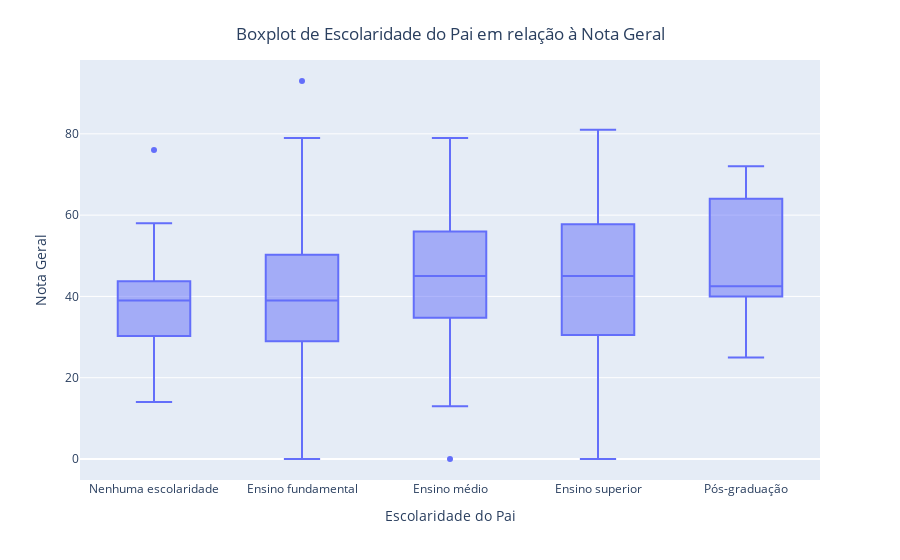

This figure's notebook cell:
### Code cell
categorias = {
    'A': 'Nenhuma escolaridade',
    'B': 'Ensino fundamental',
    'C': 'Ensino fundamental',
    'D': 'Ensino médio',
    'E': 'Ensino superior',
    'F': 'Pós-graduação'
}

ordem_categorias = {'Nenhuma escolaridade': 1, 'Ensino fundamental': 2, 
                    'Ensino médio': 3, 'Ensino superior': 4, 'Pós-graduação': 5}

dados_explorados['Nota_geral'] = pd.to_numeric(dados_explorados['Nota_geral'], errors='coerce')
dados_explorados = dados_explorados.dropna(subset=['Nota_geral'])

dados_explorados['Categoria'] = dados_explorados['Escolaridade_pai'].map(categorias)

medianas = dados_explorados.groupby('Categoria')['Nota_geral'].median().reset_index()

medianas['ordem_categoria'] = medianas['Categoria'].map(ordem_categorias)
medianas = medianas.sort_values(by='ordem_categoria')

fig = px.box(dados_explorados, x='Categoria', y='Nota_geral', 
             labels={'Categoria': 'Escolaridade do Pai', 'Nota_geral': 'Nota Geral'},
             category_orders={"Categoria": medianas['Categoria']})
fig.update_layout(title='Boxplot de Escolaridade do Pai em relação à Nota Geral', title_x=0.5, title_y=0.95)
fig.show()

### Figure 1 — Plotly figure (JSON) as saved in the notebook; plotly's stock layout.template omitted (floating-point values rounded to 4 significant figures; data arrays with more than 128 entries replaced by an {"elided": "..."} marker saying what was removed)
{"data": [{"alignmentgroup": "True", "hovertemplate": "Escolaridade do Pai=%{x}<br>Nota Geral=%{y}<extra></extra>", "legendgroup": "", "marker": {"color": "#636efa"}, "name": "", "notched": false, "offsetgroup": "", "orientation": "v", "showlegend": false, "type": "box", "x": {"elided": "354 str values"}, "x0": " ", "xaxis": "x", "y": {"elided": "354 int values"}, "y0": " ", "yaxis": "y"}], "layout": {"boxmode": "group", "legend": {"tracegroupgap": 0}, "margin": {"t": 60}, "title": {"text": "Boxplot de Escolaridade do Pai em relação à Nota Geral", "x": 0.5, "y": 0.95}, "xaxis": {"anchor": "y", "categoryarray": ["Nenhuma escolaridade", "Ensino fundamental", "Ensino médio", "Ensino superior", "Pós-graduação"], "categoryorder": "array", "domain": [0, 1], "title": {"text": "Escolaridade do Pai"}}, "yaxis": {"anchor": "x", "domain": [0, 1], "title": {"text": "Nota Geral"}}}}
